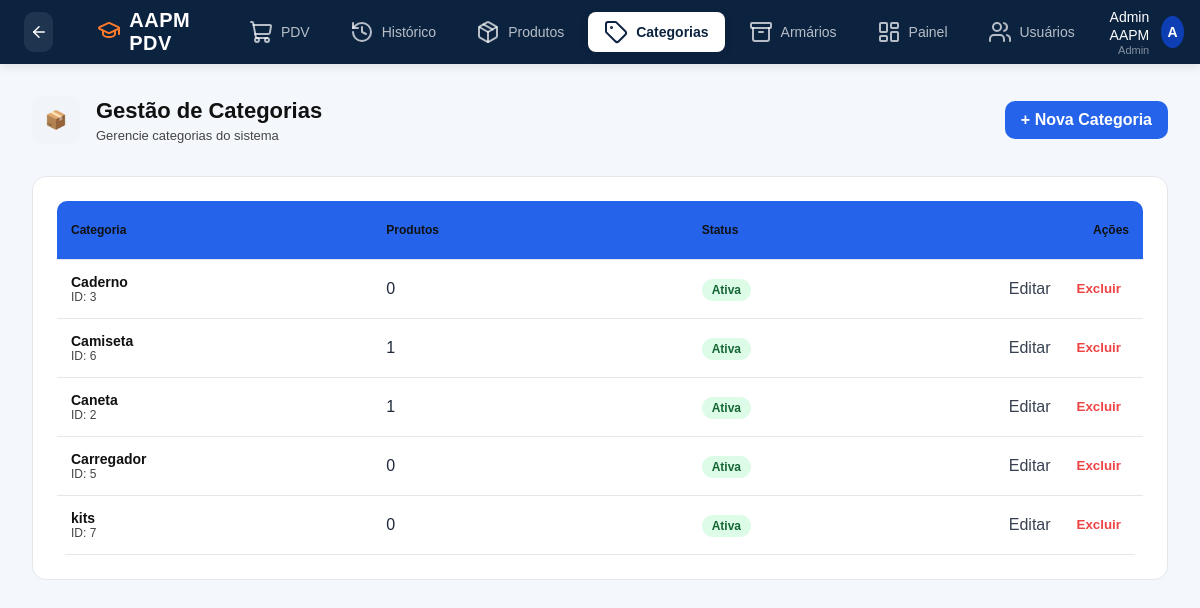
The page /categorias/ (signed in) on the database its author committed.
### app/models/categoria.py (models this page shows)
class Categoria(Base):
    __tablename__ = "categorias"
    id = Column(Integer, primary_key=True, autoincrement=True, index=True)
    nome  = Column(String(100), nullable=False, unique=True)
    ativo = Column(Boolean, default=True)
    produtos = relationship("Produto", back_populates="categoria", lazy="select")

### app/controllers/categoria_controller.py (the view)
@router.get("/")
def listar_categorias(
    request: Request,
    db: Session = Depends(get_db),
    admin = Depends(get_admin)
):
    categorias = db.query(Categoria).order_by(Categoria.nome).all()
    return templates.TemplateResponse(
        request,
        "categorias/index.html",
        {
            "request":    request,
            "usuario":    admin,
            "categorias": categorias,
        }
    )

### app/templates/categorias/index.html (shortened to what this page needs)
{% extends "base.html" %}
{% block styles %}
<link rel="stylesheet" href="/static/css/categorias.css">
{% endblock %}
{% block content %}
<div class="page-wrapper">
    <div class="page-header">
        <div class="header-info">
            <div class="header-icon">
                📦
            </div>
            <div class="title-area">
                <h2>Gestão de Categorias</h2>
                <p>Gerencie categorias do sistema</p>
            </div>
        </div>
        <a href="/categorias/nova" class="btn-primary">
            + Nova Categoria
        </a>
    </div>
    <div class="content-card">
        <table class="data-table">
            <thead>
                <tr>
                    <th>Categoria</th>
                    <th>Produtos</th>
                    <th>Status</th>
                    <th>Ações</th>
                </tr>
            </thead>
            <tbody>
                {% for c in categorias %}
                <tr>
                    <td>
                        <div class="item-info">
                            <strong>{{ c.nome }}</strong>
                            <span>ID: {{ c.id }}</span>
                        </div>
                    </td>
                    <td>
                        {{ c.produtos | selectattr('ativo') | list | length }}
                    </td>
                    <td>
                        <span class="status {{ 'ativo' if c.ativo else 'inativo' }}">
                            {{ "Ativa" if c.ativo else "Inativa" }}
                        </span>
                    </td>
                    <td class="actions">
                        <a href="/categorias/{{ c.id }}/editar" class="btn-link">
                            Editar
                        </a>
                        <form action="/categorias/{{ c.id }}/excluir"
                              method="post"
                              style="display:inline"
                              onsubmit="return confirm('Deseja excluir esta categoria?');">
                            <button type="submit" class="btn-danger">
                                Excluir
                            </button>
                        </form>
                    </td>
                </tr>
                {% endfor %}
            </tbody>
        </table>
    </div>
</div>
{% endblock %}

### app/static/css/dashboard.css (style rules this page uses)
:root { --primary-color: #0c2340; --accent-color: #0e3eb3; --accent-hover: #0a2d83; --orange-color: #ff7a28; --orange-hover: #f25a00; --orange-disabled: #fbc6a4; --bg-main: #f8fafc; --bg-card: #ffffff; --border-color: #e2e8f0; --text-primary: #1e293b; --text-muted: #64748b; }
* { margin: 0; padding: 0; box-sizing: border-box; font-family: 'Inter', sans-serif; }
body { background-color: var(--bg-main); color: var(--text-primary); height: 100vh; display: flex; flex-direction: column; overflow: hidden; }

### app/static/css/style.css (style rules this page uses)
* { margin:0; padding:0; box-sizing:border-box; font-family:Arial, Helvetica, sans-serif; }
body { background:#f4f7fc; }
table { width:100%; border-collapse:collapse; background:white; border-radius:10px; overflow:hidden; }
table th { background:#2563eb; color:white; padding:15px; text-align:left; }
table td { padding:15px; border-bottom:1px solid #ddd; }

### app/static/css/categorias.css (style rules this page uses)
.page-wrapper { padding: 32px; max-width: 1200px; margin: 0 auto; }
.page-header { display: flex; justify-content: space-between; align-items: center; margin-bottom: 32px; }
.header-info { display: flex; align-items: center; gap: 16px; }
.header-icon { width: 48px; height: 48px; background: #f1f5f9; border-radius: 12px; display: flex; align-items: center; justify-content: center; font-size: 18px; }
.title-area h2 { font-size: 22px; font-weight: 700; color: #111; margin-bottom: 4px; }
.title-area p { font-size: 13px; color: #444; margin: 0; }
.btn-primary { background: #2563eb; color: #fff; padding: 10px 16px; border-radius: 10px; text-decoration: none; font-weight: 600; border: none; cursor: pointer; transition: 0.2s; }
.content-card { background: #fff; border-radius: 14px; border: 1px solid #e5e7eb; padding: 24px; }
.data-table { width: 100%; border-collapse: collapse; table-layout: fixed; }
.data-table tr { height: 58px; }
.data-table th { text-align: left; padding: 14px; font-size: 12px; color: #111; border-bottom: 1px solid #e5e7eb; }
.data-table td { padding: 14px; border-bottom: 1px solid #e5e7eb; vertical-align: middle; }
.data-table td.actions, .data-table th:last-child { width: 140px; white-space: nowrap; text-align: right; }
.item-info { display: flex; flex-direction: column; justify-content: center; height: 100%; }
.item-info strong { font-size: 14px; color: #111; }
.item-info span { font-size: 12px; color: #444; }
.status { padding: 4px 10px; border-radius: 999px; font-size: 12px; font-weight: 600; }
.status.ativo { background: #dcfce7; color: #166534; }
.actions { display: flex; align-items: center; justify-content: flex-end; gap: 10px; height: 100%; }
.btn-link { color: #374151; text-decoration: none; font-weight: 500; padding: 6px 8px; border-radius: 6px; transition: 0.2s; }
.btn-danger { background: none; border: none; color: #ef4444; font-weight: 600; padding: 6px 8px; border-radius: 6px; cursor: pointer; transition: 0.2s; }

### rows shown on the page
Categoria: nome "Caderno", id "3", produtos|selectattr "0", ativo "Ativa"
Categoria: nome "Camiseta", id "6", produtos|selectattr "1", ativo "Ativa"
Categoria: nome "Caneta", id "2", produtos|selectattr "1", ativo "Ativa"
Categoria: nome "Carregador", id "5", produtos|selectattr "0", ativo "Ativa"
Categoria: nome "kits", id "7", produtos|selectattr "0", ativo "Ativa"

### other values the page prints
{{ usuario.nome if usuario else 'Administrador' }} "Admin AAPM"
{{ usuario.role|capitalize if usuario else 'Admin' }} "Admin"
{{ (usuario.nome[0]|upper) if usuario else 'A' }} "A"
